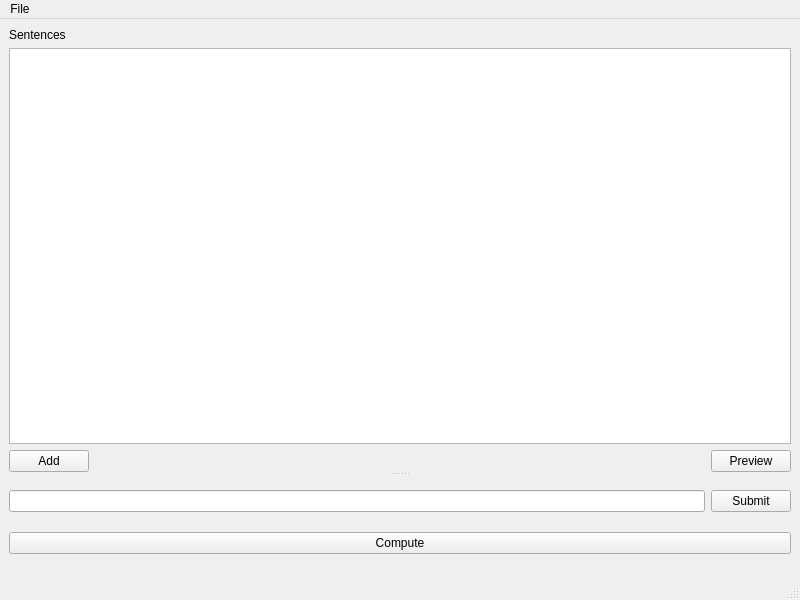
<?xml version="1.0" encoding="UTF-8"?>
<ui version="4.0">
 <class>Sentence</class>
 <widget class="QMainWindow" name="Sentence">
  <property name="geometry">
   <rect>
    <x>0</x>
    <y>0</y>
    <width>800</width>
    <height>600</height>
   </rect>
  </property>
  <property name="windowTitle">
   <string>Sentence</string>
  </property>
  <widget class="QWidget" name="centralwidget">
   <layout class="QHBoxLayout" name="horizontalLayout_3">
    <item>
     <widget class="QSplitter" name="splitter">
      <property name="orientation">
       <enum>Qt::Vertical</enum>
      </property>
      <widget class="QWidget" name="layoutWidget">
       <layout class="QVBoxLayout" name="verticalLayout">
        <item>
         <widget class="QLabel" name="label">
          <property name="text">
           <string>Sentences</string>
          </property>
         </widget>
        </item>
        <item>
         <widget class="QListView" name="listView"/>
        </item>
        <item>
         <layout class="QHBoxLayout" name="horizontalLayout_2">
          <item>
           <widget class="QPushButton" name="pushButton_2">
            <property name="text">
             <string>Add</string>
            </property>
           </widget>
          </item>
          <item>
           <spacer name="horizontalSpacer">
            <property name="orientation">
             <enum>Qt::Horizontal</enum>
            </property>
            <property name="sizeHint" stdset="0">
             <size>
              <width>40</width>
              <height>20</height>
             </size>
            </property>
           </spacer>
          </item>
          <item>
           <widget class="QPushButton" name="pushButton_3">
            <property name="text">
             <string>Preview</string>
            </property>
           </widget>
          </item>
         </layout>
        </item>
       </layout>
      </widget>
      <widget class="QWidget" name="layoutWidget">
       <layout class="QVBoxLayout" name="verticalLayout_2">
        <item>
         <layout class="QHBoxLayout" name="horizontalLayout">
          <item>
           <widget class="QLineEdit" name="lineEdit"/>
          </item>
          <item>
           <widget class="QPushButton" name="pushButton">
            <property name="text">
             <string>Submit</string>
            </property>
           </widget>
          </item>
         </layout>
        </item>
        <item>
         <layout class="QVBoxLayout" name="video_layout">
          <property name="sizeConstraint">
           <enum>QLayout::SetNoConstraint</enum>
          </property>
         </layout>
        </item>
        <item>
         <widget class="QPushButton" name="pushButton_4">
          <property name="text">
           <string>Compute</string>
          </property>
         </widget>
        </item>
       </layout>
      </widget>
     </widget>
    </item>
   </layout>
  </widget>
  <widget class="QMenuBar" name="menubar">
   <property name="geometry">
    <rect>
     <x>0</x>
     <y>0</y>
     <width>800</width>
     <height>23</height>
    </rect>
   </property>
   <widget class="QMenu" name="menucoucou">
    <property name="title">
     <string>File</string>
    </property>
    <addaction name="actionNew"/>
    <addaction name="actionOpen"/>
    <addaction name="actionSave"/>
    <addaction name="actionSave_as"/>
    <addaction name="separator"/>
    <addaction name="actionExport"/>
   </widget>
   <addaction name="menucoucou"/>
  </widget>
  <widget class="QStatusBar" name="statusbar"/>
  <action name="actionNew">
   <property name="text">
    <string>New...</string>
   </property>
   <property name="shortcut">
    <string>Ctrl+N</string>
   </property>
  </action>
  <action name="actionOpen">
   <property name="text">
    <string>Open...</string>
   </property>
   <property name="shortcut">
    <string>Ctrl+O</string>
   </property>
  </action>
  <action name="actionSave">
   <property name="text">
    <string>Save</string>
   </property>
   <property name="shortcut">
    <string>Ctrl+S</string>
   </property>
  </action>
  <action name="actionSave_as">
   <property name="text">
    <string>Save as...</string>
   </property>
   <property name="shortcut">
    <string>Ctrl+Shift+S</string>
   </property>
  </action>
  <action name="actionExport">
   <property name="text">
    <string>Export...</string>
   </property>
   <property name="shortcut">
    <string>Ctrl+E</string>
   </property>
  </action>
 </widget>
 <tabstops>
  <tabstop>listView</tabstop>
  <tabstop>pushButton_2</tabstop>
  <tabstop>pushButton_3</tabstop>
  <tabstop>lineEdit</tabstop>
  <tabstop>pushButton</tabstop>
  <tabstop>pushButton_4</tabstop>
 </tabstops>
 <resources/>
 <connections/>
</ui>
